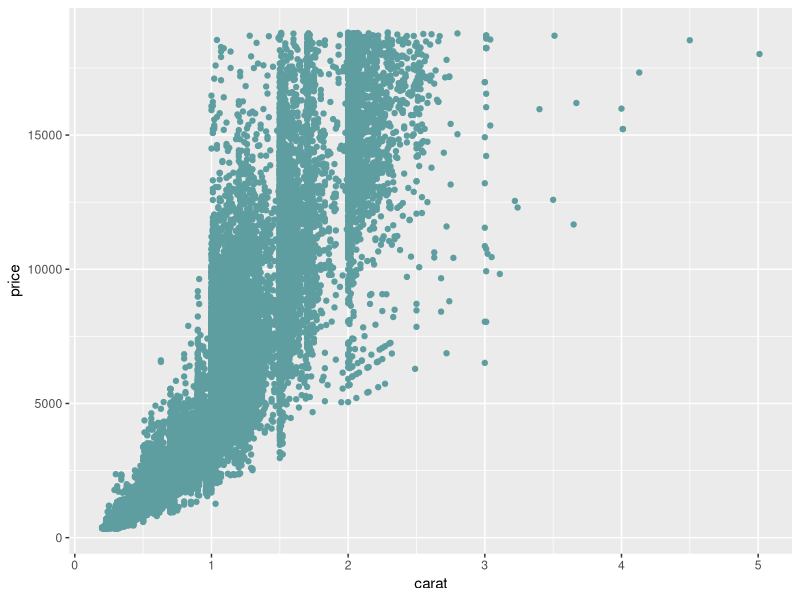
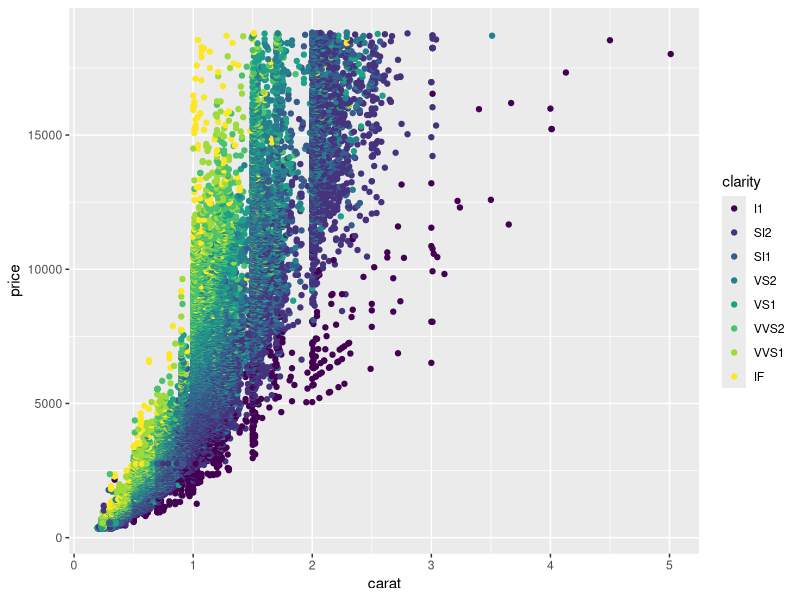

R code for these plots, in order:
## ---- chunk 1
library(datasets)
head(mtcars, 3)
## ---- chunk 2
library(ggplot2)
## ---- chunk 3
ggplot(diamonds, aes(carat, price))+geom_point(color="cadetblue")
## ---- chunk 4
ggplot(diamonds, aes(carat, price, color=clarity))+geom_point()
